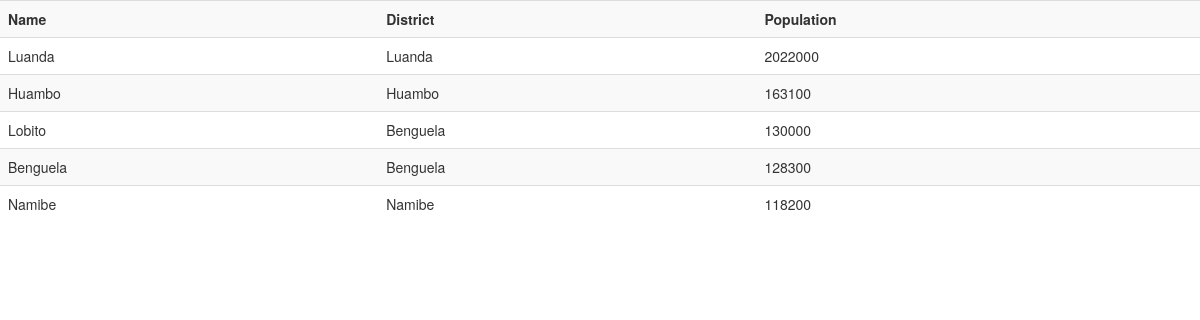
Page /citylist/AGO on the committed database.
### tables this page shows
CREATE TABLE city (
	"index" BIGINT, 
	id BIGINT, 
	name TEXT, 
	countrycode TEXT, 
	district TEXT, 
	population BIGINT
);

### country_alchemy.py (the view)
@app.route('/citylist/<c_code>')
def citylist(c_code):
    res = db.session.execute('select * from city where countrycode = :ccode',
                             {'ccode': c_code})
    return render_template('cities.html', cities=res.fetchall(),
                           columns=res.keys())

### templates/cities.html
{% extends "bootstrap/base.html" %}
{% block content %}
        <table class="table table-striped">
	<tr><th>Name</th><th>District</th><th>Population</th></tr>
        {% for city in cities %}
            <tr><td> {{ city.name }}</a> </td> <td>{{ city.district }}</td> <td>{{ city.population }} </td> </tr>
        {% endfor %}
        </table>
{% endblock %}

### rows in the picture
city: name "Luanda", district "Luanda", population "2022000"
city: name "Huambo", district "Huambo", population "163100"
city: name "Lobito", district "Benguela", population "130000"
city: name "Benguela", district "Benguela", population "128300"
city: name "Namibe", district "Namibe", population "118200"
